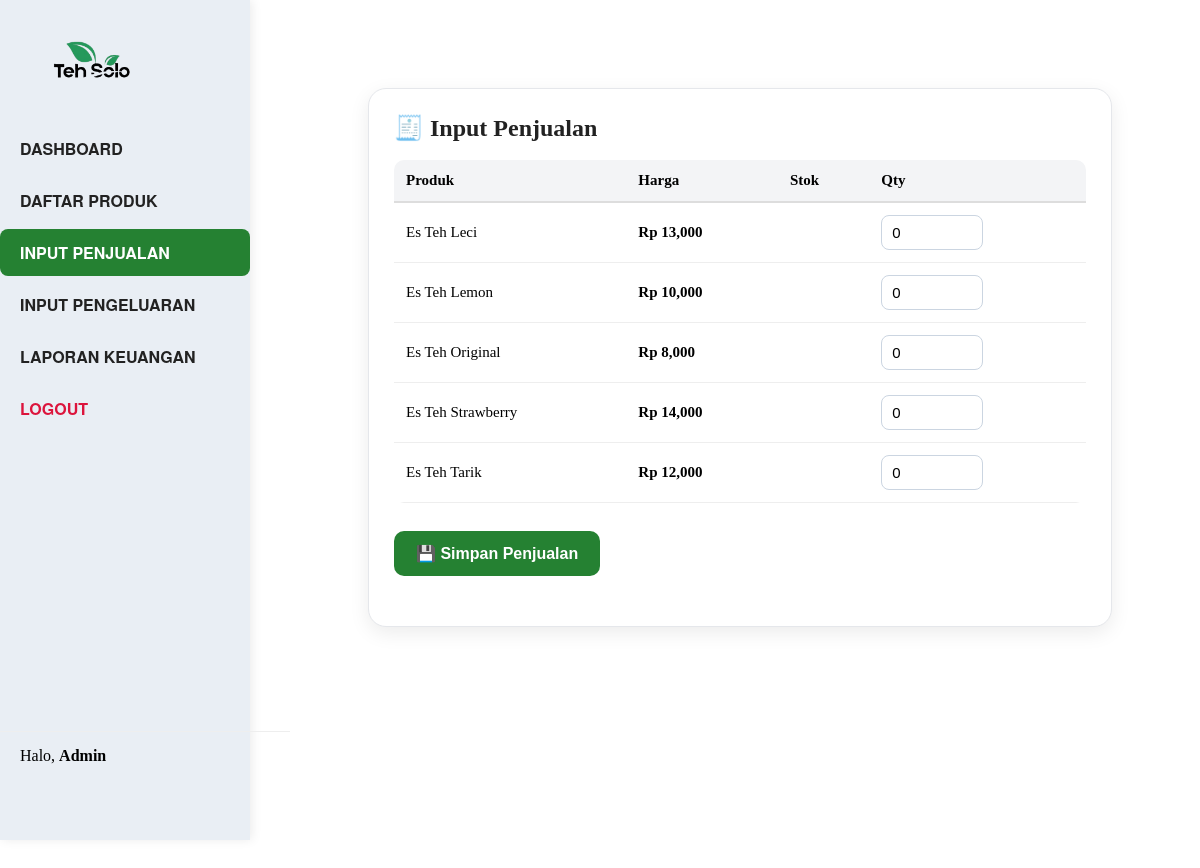
/input_penjualan.php (signed in), run on the app's committed database.
### tables this page shows
CREATE TABLE IF NOT EXISTS products (
  id INT AUTO_INCREMENT PRIMARY KEY,
  name VARCHAR(150) NOT NULL,
  price INT NOT NULL
);

### input_penjualan.php (the view, shortened to what this page needs)
<?php
require 'db.php';
$products = $mysqli->query("SELECT * FROM products ORDER BY name ASC");
?>
<!DOCTYPE html>
<html>
<head>
    <link rel="stylesheet" href="style.css">
</head>
<body>
<?php include 'nav.php'; ?>
<div class="main-content">
<div class="card-box">
    <div class="title-page">🧾 Input Penjualan</div>
    <form method="POST">
        <div class="table-wrapper">
            <table class="table-modern">
                <thead>
                    <tr>
                        <th>Produk</th>
                        <th>Harga</th>
                        <th>Stok</th>
                        <th>Qty</th>
                    </tr>
                </thead>
                <tbody>
                <?php while($p = $products->fetch_assoc()): ?>
                <tr>
                    <td><?= $p['name'] ?></td>
                    <td><b>Rp <?= number_format($p['price']) ?></b></td>
                    <td><b><?= $p['stock'] ?></b></td>
                    <td>
                        <input type="number"
                            class="qty-input"
                            name="items[<?= $p['id'] ?>][qty]"
                            min="0"
                            max="<?= $p['stock'] ?>"
                            value="0">
                    </td>
                </tr>
                <?php endwhile; ?>
                </tbody>
            </table>
        </div>
        <br>
        <button class="btn-submit" type="submit">💾 Simpan Penjualan</button>
    </form>
</div>
</div>
</body>
</html>

### nav.php (shortened to what this page needs)
<div class="sidebar">
    <div class="sidebar-header">
    <img src="img/logo.png" class="logo">
    </div>
    <ul class="menu">
        <li><a href="dashboard.php" class="<?= basename($_SERVER['PHP_SELF'])=='dashboard.php'?'active':'' ?>"><b>DASHBOARD</b></a></li>
        <li><a href="menu.php" class="<?= basename($_SERVER['PHP_SELF'])=='menu.php'?'active':'' ?>"><b>DAFTAR PRODUK</b></a></li>
        <li><a href="input_penjualan.php" class="<?= basename($_SERVER['PHP_SELF'])=='input_penjualan.php'?'active':'' ?>"><b>INPUT PENJUALAN</b></a></li>
        <li><a href="input_pengeluaran.php" class="<?= basename($_SERVER['PHP_SELF'])=='input_pengeluaran.php'?'active':'' ?>"><b>INPUT PENGELUARAN</b></a></li>
        <li><a href="laporan_keuangan.php" class="<?= basename($_SERVER['PHP_SELF'])=='laporan_keuangan.php'?'active':'' ?>"><b>LAPORAN KEUANGAN</b></a></li>
        <li><a href="logout.php" class="logout"><b>LOGOUT</b></a></li>
    </ul>
    <div class="user-box">
        Halo, <b><?= htmlspecialchars($_SESSION['user_name'] ?? '') ?></b>
    </div>
</div>
<div class="main-content">

### style.css (style rules this page uses)
.sidebar { position: fixed; left: 0; top: 0; width: 250px; height: 100vh; background: #E9EEF4; padding: 20px 0; box-shadow: 2px 0 10px rgba(0,0,0,0.08); z-index: 100; }
.sidebar-header { text-align: center; margin-bottom: 25px; }
.menu { list-style: none; padding: 0; margin: 0; }
.menu li { margin-bottom: 5px; }
.menu a { display: block; padding: 12px 20px; text-decoration: none; color: #222; font-size: 16px; border-radius: 8px; transition: 0.2s; font-family: 'MyriadPro','Helvetica Neue',Helvetica,Arial,sans-serif; }
.menu a.active { background: #258132; color: white; }
.logout { color: crimson !important; }
.user-box { position: absolute; bottom: 60px; left: 0; width: 100%; padding: 15px 20px; text-align: left; font-size: 16px; border-top: 1px solid #eee; }
.main-content { margin-left: 260px; padding: 40px; background: #ffffff; min-height: 100vh; }
.sidebar-header { display: flex; align-items: center; gap: 12px; padding: 20px; }
.sidebar-header .logo { width: auto; height: 40px; border-radius: 10px; object-fit: contain; }
button { background: #258132; border: none; color: #fff; padding: 10px 18px; border-radius: 8px; font-size: 16px; cursor: pointer; transition: 0.25s; margin-top: 10px; margin-bottom: 25px; }

### input_penjualan.php (style rules this page uses)
.main-content { margin-left: 220px; padding: 40px; }
.card-box { max-width: 850px; margin: 0 auto; margin-left: -160px; background: #ffffff; padding: 25px; border-radius: 18px; box-shadow: 0 6px 20px rgba(0,0,0,0.08); border: 1px solid #e5e7eb; }
.title-page { font-size: 24px; font-weight: 700; margin-bottom: 18px; color: #222; }
.table-wrapper { overflow-x: auto; border-radius: 10px; }
.table-modern { width: 100%; border-collapse: collapse; min-width: 600px; }
.table-modern thead { background: #f3f4f6; }
.table-modern th { padding: 12px; font-size: 15px; font-weight: 600; border-bottom: 2px solid #ddd; text-align: left; }
.table-modern td { padding: 12px; border-bottom: 1px solid #eee; font-size: 15px; }
.qty-input { width: 80px; padding: 8px 10px; border: 1px solid #cbd5e1; border-radius: 8px; font-size: 15px; }
.btn-submit { background: #258132; padding: 13px 22px; color: white; border-radius: 10px; font-size: 16px; font-weight: 600; border: none; cursor: pointer; }

### data on the page
products: name "Es Teh Leci", price "13,000"
products: name "Es Teh Lemon", price "10,000"
products: name "Es Teh Original", price "8,000"
products: name "Es Teh Strawberry", price "14,000"
products: name "Es Teh Tarik", price "12,000"

### other printed values
$_SESSION['user_name'] "Admin"
